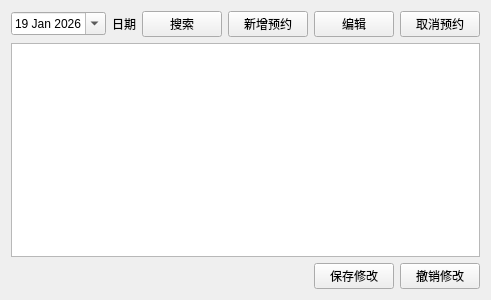
<?xml version="1.0" encoding="UTF-8"?>
<ui version="4.0">
 <class>AppointmentView</class>
 <widget class="QWidget" name="AppointmentView">
  <property name="geometry">
   <rect>
    <x>0</x>
    <y>0</y>
    <width>477</width>
    <height>300</height>
   </rect>
  </property>
  <property name="windowTitle">
   <string>预约管理</string>
  </property>
  <layout class="QVBoxLayout" name="verticalLayout">
   <item>
    <widget class="QWidget" name="widget" native="true">
     <layout class="QHBoxLayout" name="horizontalLayout">
      <property name="leftMargin">
       <number>0</number>
      </property>
      <property name="topMargin">
       <number>0</number>
      </property>
      <property name="rightMargin">
       <number>0</number>
      </property>
      <property name="bottomMargin">
       <number>0</number>
      </property>
      <item>
       <widget class="QDateEdit" name="dateSearch">
        <property name="calendarPopup">
         <bool>true</bool>
        </property>
        <property name="date">
         <date>
          <year>2026</year>
          <month>1</month>
          <day>19</day>
         </date>
        </property>
       </widget>
      </item>
      <item>
       <widget class="QLabel" name="label">
        <property name="text">
         <string>日期</string>
        </property>
       </widget>
      </item>
      <item>
       <widget class="QPushButton" name="btSearch">
        <property name="text">
         <string>搜索</string>
        </property>
       </widget>
      </item>
      <item>
       <spacer name="horizontalSpacer">
        <property name="orientation">
         <enum>Qt::Orientation::Horizontal</enum>
        </property>
        <property name="sizeHint" stdset="0">
         <size>
          <width>40</width>
          <height>20</height>
         </size>
        </property>
       </spacer>
      </item>
      <item>
       <widget class="QPushButton" name="btAdd">
        <property name="text">
         <string>新增预约</string>
        </property>
       </widget>
      </item>
      <item>
       <widget class="QPushButton" name="btEdit">
        <property name="text">
         <string>编辑</string>
        </property>
       </widget>
      </item>
      <item>
       <widget class="QPushButton" name="btDelete">
        <property name="text">
         <string>取消预约</string>
        </property>
       </widget>
      </item>
     </layout>
    </widget>
   </item>
   <item>
    <widget class="QTableView" name="tableView">
     <property name="alternatingRowColors">
      <bool>true</bool>
     </property>
     <property name="selectionMode">
      <enum>QAbstractItemView::SelectionMode::SingleSelection</enum>
     </property>
     <property name="selectionBehavior">
      <enum>QAbstractItemView::SelectionBehavior::SelectRows</enum>
     </property>
    </widget>
   </item>
   <item>
    <widget class="QWidget" name="widget_2" native="true">
     <layout class="QHBoxLayout" name="horizontalLayout_2">
      <property name="leftMargin">
       <number>0</number>
      </property>
      <property name="topMargin">
       <number>0</number>
      </property>
      <property name="rightMargin">
       <number>0</number>
      </property>
      <property name="bottomMargin">
       <number>0</number>
      </property>
      <item>
       <spacer name="horizontalSpacer_2">
        <property name="orientation">
         <enum>Qt::Orientation::Horizontal</enum>
        </property>
        <property name="sizeHint" stdset="0">
         <size>
          <width>40</width>
          <height>20</height>
         </size>
        </property>
       </spacer>
      </item>
      <item>
       <widget class="QPushButton" name="btSubmit">
        <property name="text">
         <string>保存修改</string>
        </property>
       </widget>
      </item>
      <item>
       <widget class="QPushButton" name="btRevert">
        <property name="text">
         <string>撤销修改</string>
        </property>
       </widget>
      </item>
     </layout>
    </widget>
   </item>
  </layout>
 </widget>
 <resources/>
 <connections/>
</ui>
